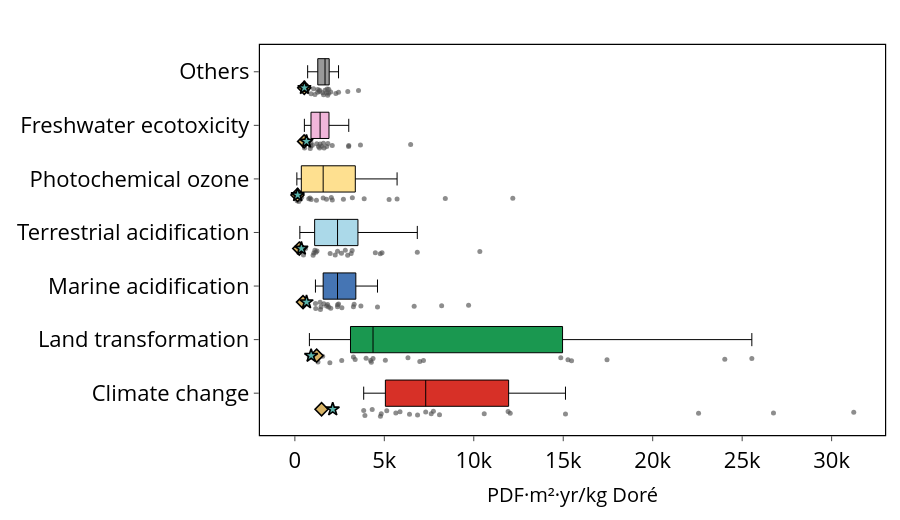

The code cell stored with this chart in its notebook:
### Markdown cell above
#### Boxplot EQ

### Code cell
plot_lcia_boxes_for_reference_product(
    df_eq_eiv,
    reference_product="Doré",
    title="",
    yaxis_label="PDF·m²·yr/kg Doré",
    output_html="results/Damages/boxplot_eq_dore_eiv.html",
    output_image="results/Damages/boxplot_eq_dore_eiv",
    image_format="pdf",
    **COMMON
)

plot_lcia_boxes_for_reference_product(
    df_eq_riv,
    reference_product="Doré",
    title="",
    yaxis_label="PDF·m²·yr/kg Doré",
    output_html="results/Damages/boxplot_eq_dore_riv.html",
    output_image="results/Damages/boxplot_eq_dore_riv",
    image_format="pdf",
    **COMMON
)

### Figure 1 — Plotly figure (JSON) as saved in the notebook; plotly's stock layout.template omitted (floating-point values rounded to 4 significant figures)
{"data": [{"boxpoints": "all", "fillcolor": "#d73027", "hoverinfo": "text+x", "hovertext": ["Brucejack", "Canadian Malartic", "Casa Berardi", "Detour Lake", "Eagle River", "Goldex (Au)", "Hemlo", "Island", "Kiena", "LaRonde (Doré)", "Macassa", "Meadowbank complex", "Meliadine", "Musselwhite", "Porcupine complex", "Rainy River", "Red Lake", "Seabee Gold Operation", "Snow Lake (Doré)", "Westwood-Doyon", "Éléonore"], "jitter": 0.35, "line": {"color": "black", "width": 1}, "marker": {"color": "rgba(80,80,80,0.65)", "size": 5}, "orientation": "h", "showlegend": false, "x": [26750.0, 7743.0, 8084.0, 15120.0, 4783.0, 6858.0, 5137.0, 4322.0, 3847.0, 3916.0, 11920.0, 12040.0, 7622.0, 5876.0, 10580.0, 22560.0, 7313.0, 31240.0, 6407.0, 5644.0, 4828.0], "y": [0, 0, 0, 0, 0, 0, 0, 0, 0, 0, 0, 0, 0, 0, 0, 0, 0, 0, 0, 0, 0], "type": "box"}, {"boxpoints": "all", "fillcolor": "#1a9850", "hoverinfo": "text+x", "hovertext": ["Brucejack", "Canadian Malartic", "Casa Berardi", "Detour Lake", "Eagle River", "Goldex (Au)", "Hemlo", "Island", "Kiena", "LaRonde (Doré)", "Macassa", "Meadowbank complex", "Meliadine", "Musselwhite", "Porcupine complex", "Rainy River", "Red Lake", "Seabee Gold Operation", "Snow Lake (Doré)", "Westwood-Doyon", "Éléonore"], "jitter": 0.35, "line": {"color": "black", "width": 1}, "marker": {"color": "rgba(80,80,80,0.65)", "size": 5}, "orientation": "h", "showlegend": false, "x": [3273.0, 6321.0, 15470.0, 5058.0, 1293.0, 3370.0, 6984.0, 1556.0, 24030.0, 4275.0, 7188.0, 4235.0, 4368.0, 2619.0, 17450.0, 25540.0, 14860.0, 3982.0, 812.6, 15260.0, 1957.0], "y": [1, 1, 1, 1, 1, 1, 1, 1, 1, 1, 1, 1, 1, 1, 1, 1, 1, 1, 1, 1, 1], "type": "box"}, {"boxpoints": "all", "fillcolor": "#4575b4", "hoverinfo": "text+x", "hovertext": ["Brucejack", "Canadian Malartic", "Casa Berardi", "Detour Lake", "Eagle River", "Goldex (Au)", "Hemlo", "Island", "Kiena", "LaRonde (Doré)", "Macassa", "Meadowbank complex", "Meliadine", "Musselwhite", "Porcupine complex", "Rainy River", "Red Lake", "Seabee Gold Operation", "Snow Lake (Doré)", "Westwood-Doyon", "Éléonore"], "jitter": 0.35, "line": {"color": "black", "width": 1}, "marker": {"color": "rgba(80,80,80,0.65)", "size": 5}, "orientation": "h", "showlegend": false, "x": [8204.0, 2384.0, 2443.0, 4618.0, 1430.0, 2007.0, 1773.0, 1409.0, 1151.0, 1167.0, 3313.0, 3690.0, 2384.0, 1831.0, 3273.0, 6668.0, 2628.0, 9710.0, 1889.0, 1623.0, 1462.0], "y": [2, 2, 2, 2, 2, 2, 2, 2, 2, 2, 2, 2, 2, 2, 2, 2, 2, 2, 2, 2, 2], "type": "box"}, {"boxpoints": "all", "fillcolor": "#abd9e9", "hoverinfo": "text+x", "hovertext": ["Brucejack", "Canadian Malartic", "Casa Berardi", "Detour Lake", "Eagle River", "Goldex (Au)", "Hemlo", "Island", "Kiena", "LaRonde (Doré)", "Macassa", "Meadowbank complex", "Meliadine", "Musselwhite", "Porcupine complex", "Rainy River", "Red Lake", "Seabee Gold Operation", "Snow Lake (Doré)", "Westwood-Doyon", "Éléonore"], "jitter": 0.35, "line": {"color": "black", "width": 1}, "marker": {"color": "rgba(80,80,80,0.65)", "size": 5}, "orientation": "h", "showlegend": false, "x": [4498.0, 2386.0, 2819.0, 4776.0, 2255.0, 1178.0, 3147.0, 4872.0, 279.2, 1239.0, 2952.0, 10340.0, 6844.0, 2604.0, 481.5, 1972.0, 1021.0, 3202.0, 1120.0, 595.1, 1062.0], "y": [3, 3, 3, 3, 3, 3, 3, 3, 3, 3, 3, 3, 3, 3, 3, 3, 3, 3, 3, 3, 3], "type": "box"}, {"boxpoints": "all", "fillcolor": "#fee090", "hoverinfo": "text+x", "hovertext": ["Brucejack", "Canadian Malartic", "Casa Berardi", "Detour Lake", "Eagle River", "Goldex (Au)", "Hemlo", "Island", "Kiena", "LaRonde (Doré)", "Macassa", "Meadowbank complex", "Meliadine", "Musselwhite", "Porcupine complex", "Rainy River", "Red Lake", "Seabee Gold Operation", "Snow Lake (Doré)", "Westwood-Doyon", "Éléonore"], "jitter": 0.35, "line": {"color": "black", "width": 1}, "marker": {"color": "rgba(80,80,80,0.65)", "size": 5}, "orientation": "h", "showlegend": false, "x": [5266.0, 2037.0, 304.8, 3874.0, 2714.0, 216.8, 2093.0, 5714.0, 111.3, 776.4, 1583.0, 12180.0, 8409.0, 3214.0, 379.8, 847.1, 913.3, 1767.0, 126.5, 151.6, 1206.0], "y": [4, 4, 4, 4, 4, 4, 4, 4, 4, 4, 4, 4, 4, 4, 4, 4, 4, 4, 4, 4, 4], "type": "box"}, {"boxpoints": "all", "fillcolor": "#f1b6da", "hoverinfo": "text+x", "hovertext": ["Brucejack", "Canadian Malartic", "Casa Berardi", "Detour Lake", "Eagle River", "Goldex (Au)", "Hemlo", "Island", "Kiena", "LaRonde (Doré)", "Macassa", "Meadowbank complex", "Meliadine", "Musselwhite", "Porcupine complex", "Rainy River", "Red Lake", "Seabee Gold Operation", "Snow Lake (Doré)", "Westwood-Doyon", "Éléonore"], "jitter": 0.35, "line": {"color": "black", "width": 1}, "marker": {"color": "rgba(80,80,80,0.65)", "size": 5}, "orientation": "h", "showlegend": false, "x": [3005.0, 1597.0, 2090.0, 3666.0, 1847.0, 1779.0, 1320.0, 976.8, 539.3, 738.7, 3013.0, 1411.0, 532.9, 1224.0, 1493.0, 6471.0, 1382.0, 1635.0, 860.9, 895.1, 904.2], "y": [5, 5, 5, 5, 5, 5, 5, 5, 5, 5, 5, 5, 5, 5, 5, 5, 5, 5, 5, 5, 5], "type": "box"}, {"boxpoints": "all", "fillcolor": "#999999", "hoverinfo": "text+x", "hovertext": ["Brucejack", "Canadian Malartic", "Casa Berardi", "Detour Lake", "Eagle River", "Goldex (Au)", "Hemlo", "Island", "Kiena", "LaRonde (Doré)", "Macassa", "Meadowbank complex", "Meliadine", "Musselwhite", "Porcupine complex", "Rainy River", "Red Lake", "Seabee Gold Operation", "Snow Lake (Doré)", "Westwood-Doyon", "Éléonore"], "jitter": 0.35, "line": {"color": "black", "width": 1}, "marker": {"color": "rgba(80,80,80,0.65)", "size": 5}, "orientation": "h", "showlegend": false, "x": [1892.0, 1686.0, 2958.0, 2442.0, 715.1, 1777.0, 1605.0, 1275.0, 1884.0, 1384.0, 2003.0, 2291.0, 1558.0, 908.7, 1374.0, 3558.0, 1283.0, 1804.0, 1125.0, 1836.0, 1046.0], "y": [6, 6, 6, 6, 6, 6, 6, 6, 6, 6, 6, 6, 6, 6, 6, 6, 6, 6, 6, 6, 6], "type": "box"}, {"marker": {"color": "rgba(0,0,0,0)", "line": {"color": "black", "width": 1.5}, "size": 16, "symbol": "square"}, "mode": "markers", "name": "MetalliCan range", "showlegend": false, "x": [null], "y": [null], "type": "scatter"}, {"marker": {"color": "rgba(80,80,80,0.7)", "size": 10, "symbol": "circle"}, "mode": "markers", "name": "MetalliCan sites", "showlegend": false, "x": [null], "y": [null], "type": "scatter"}, {"marker": {"color": "#d8b365", "line": {"color": "black", "width": 1.6}, "size": 10, "symbol": "diamond"}, "mode": "markers", "name": "Ecoinvent", "showlegend": false, "x": [1493.0, 518.2, 1218.0, 456.2, 525.1, 147.7, 247.8], "y": [-0.3, 4.7, 0.7, 1.7, 5.7, 3.7, 2.7], "type": "scatter"}, {"marker": {"color": "#5ab4ac", "line": {"color": "black", "width": 1.6}, "size": 10, "symbol": "star"}, "mode": "markers", "name": "Regioinvent", "showlegend": false, "x": [2116.0, 648.1, 909.3, 652.2, 534.6, 157.3, 364.2], "y": [-0.3, 4.7, 0.7, 1.7, 5.7, 3.7, 2.7], "type": "scatter"}], "layout": {"yaxis": {"tickmode": "array", "tickvals": [0, 1, 2, 3, 4, 5, 6], "ticktext": ["Climate change", "Land transformation", "Marine acidification", "Terrestrial acidification", "Photochemical ozone", "Freshwater ecotoxicity", "Others"], "tickfont": {"size": 22, "color": "black"}, "showgrid": false, "zeroline": false, "showline": true, "linecolor": "black", "linewidth": 1.2, "mirror": true, "ticks": "outside", "automargin": false}, "xaxis": {"title": {"text": "PDF·m²·yr/kg Doré", "font": {"size": 20, "color": "black"}}, "tickfont": {"size": 22, "color": "black"}, "showgrid": false, "zeroline": false, "showline": true, "linecolor": "black", "linewidth": 1.2, "mirror": true, "ticks": "outside", "automargin": false}, "title": {"text": "", "x": 0.5, "font": {"size": 18, "color": "black"}}, "showlegend": false, "margin": {"l": 260, "r": 15, "t": 45, "b": 85}, "width": 900, "height": 520, "plot_bgcolor": "white", "paper_bgcolor": "white"}}
